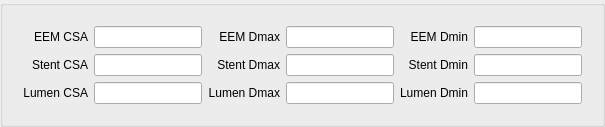
    <widget class="QGroupBox" name="m_grpSQOCT">
     <property name="styleSheet">
      <string notr="true"/>
     </property>
     <layout class="QVBoxLayout" name="verticalLayout_19">
      <item>
       <widget class="QWidget" name="widget_13" native="true">
        <layout class="QGridLayout" name="gridLayout_13">
         <item row="1" column="2">
          <widget class="QLabel" name="label_149">
           <property name="text">
            <string>Stent Dmax</string>
           </property>
           <property name="alignment">
            <set>Qt::AlignRight|Qt::AlignTrailing|Qt::AlignVCenter</set>
           </property>
          </widget>
         </item>
         <item row="2" column="2">
          <widget class="QLabel" name="label_150">
           <property name="text">
            <string>Lumen Dmax</string>
           </property>
           <property name="alignment">
            <set>Qt::AlignRight|Qt::AlignTrailing|Qt::AlignVCenter</set>
           </property>
          </widget>
         </item>
         <item row="2" column="1">
          <widget class="QLineEdit" name="m_lineSqOctLumen_CSA"/>
         </item>
         <item row="1" column="5">
          <widget class="QLineEdit" name="m_lineSqOctStent_Dmin"/>
         </item>
         <item row="2" column="3">
          <widget class="QLineEdit" name="m_lineSqOctLumen_Dmax"/>
         </item>
         <item row="0" column="5">
          <widget class="QLineEdit" name="m_lineSqOctEEM_Dmin"/>
         </item>
         <item row="1" column="4">
          <widget class="QLabel" name="label_151">
           <property name="text">
            <string>Stent Dmin</string>
           </property>
           <property name="alignment">
            <set>Qt::AlignRight|Qt::AlignTrailing|Qt::AlignVCenter</set>
           </property>
          </widget>
         </item>
         <item row="1" column="1">
          <widget class="QLineEdit" name="m_lineSqOctStent_CSA"/>
         </item>
         <item row="0" column="2">
          <widget class="QLabel" name="label_152">
           <property name="text">
            <string>EEM Dmax</string>
           </property>
           <property name="alignment">
            <set>Qt::AlignRight|Qt::AlignTrailing|Qt::AlignVCenter</set>
           </property>
          </widget>
         </item>
         <item row="0" column="0">
          <widget class="QLabel" name="label_153">
           <property name="text">
            <string>EEM CSA</string>
           </property>
           <property name="alignment">
            <set>Qt::AlignRight|Qt::AlignTrailing|Qt::AlignVCenter</set>
           </property>
          </widget>
         </item>
         <item row="0" column="4">
          <widget class="QLabel" name="label_154">
           <property name="text">
            <string>EEM Dmin</string>
           </property>
           <property name="alignment">
            <set>Qt::AlignRight|Qt::AlignTrailing|Qt::AlignVCenter</set>
           </property>
          </widget>
         </item>
         <item row="2" column="4">
          <widget class="QLabel" name="label_155">
           <property name="text">
            <string>Lumen Dmin</string>
           </property>
           <property name="alignment">
            <set>Qt::AlignRight|Qt::AlignTrailing|Qt::AlignVCenter</set>
           </property>
          </widget>
         </item>
         <item row="2" column="5">
          <widget class="QLineEdit" name="m_lineSqOctLumen_Dmin"/>
         </item>
         <item row="0" column="1">
          <widget class="QLineEdit" name="m_lineSqOctEEM_CSA"/>
         </item>
         <item row="0" column="3">
          <widget class="QLineEdit" name="m_lineSqOctEEM_Dmax"/>
         </item>
         <item row="2" column="0">
          <widget class="QLabel" name="label_156">
           <property name="text">
            <string>Lumen CSA</string>
           </property>
           <property name="alignment">
            <set>Qt::AlignRight|Qt::AlignTrailing|Qt::AlignVCenter</set>
           </property>
          </widget>
         </item>
         <item row="1" column="3">
          <widget class="QLineEdit" name="m_lineSqOctStent_Dmax"/>
         </item>
         <item row="1" column="0">
          <widget class="QLabel" name="label_157">
           <property name="text">
            <string>Stent CSA</string>
           </property>
           <property name="alignment">
            <set>Qt::AlignRight|Qt::AlignTrailing|Qt::AlignVCenter</set>
           </property>
          </widget>
         </item>
        </layout>
       </widget>
      </item>
     </layout>
    </widget>
